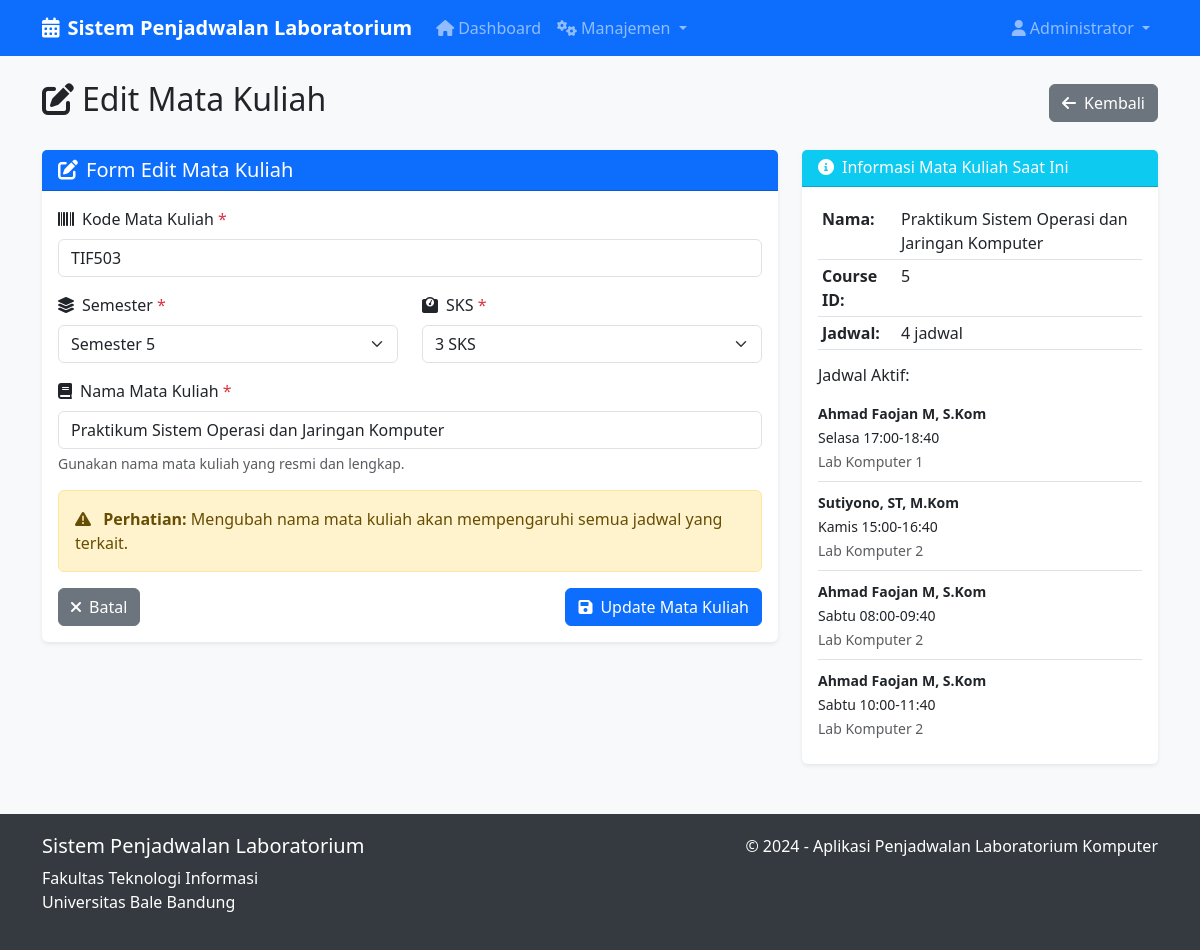
/courses/edit/5 (signed in), run on an earlier commit of the app's database.
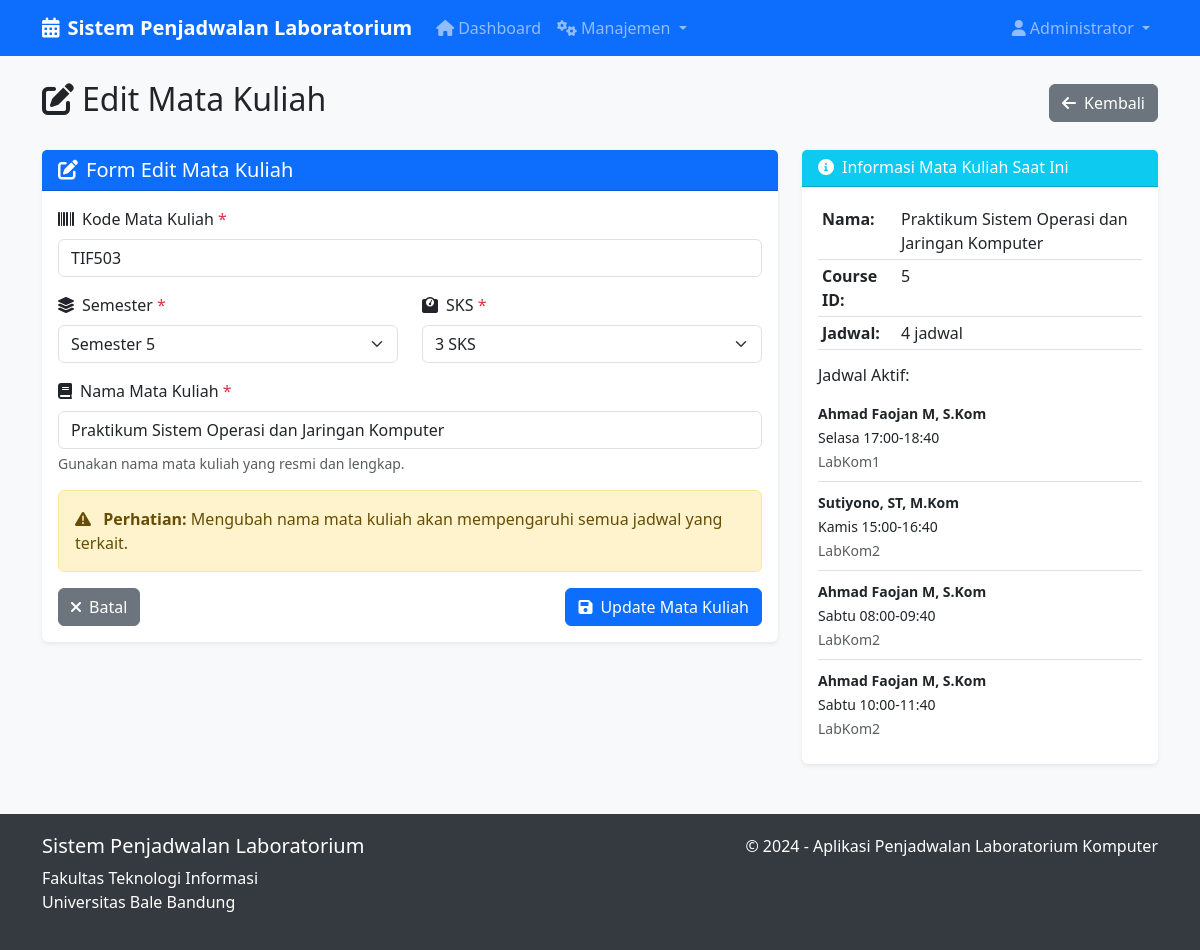
And on a later commit of the database.
### app.py (models this page shows)
class Schedule(db.Model):
    id = db.Column(db.Integer, primary_key=True)
    course_id = db.Column(db.Integer, db.ForeignKey('course.id'), nullable=False)
    lecturer_id = db.Column(db.Integer, db.ForeignKey('user.id'), nullable=False)
    lab_id = db.Column(db.Integer, db.ForeignKey('lab.id'), nullable=False)
    day = db.Column(db.String(10), nullable=False)  # Senin, Selasa, etc.
    time_slot = db.Column(db.String(20), nullable=False)  # 08:00-10:00, etc.
    class_name = db.Column(db.String(5), nullable=False)  # A, B, C
    created_at = db.Column(db.DateTime, default=datetime.utcnow)

class Lab(db.Model):
    id = db.Column(db.Integer, primary_key=True)
    lab_name = db.Column(db.String(50), nullable=False)
    capacity = db.Column(db.Integer, nullable=False)
    schedules = db.relationship('Schedule', backref='laboratory', lazy=True)

class User(db.Model):
    id = db.Column(db.Integer, primary_key=True)
    username = db.Column(db.String(80), unique=True, nullable=False)
    password = db.Column(db.String(120), nullable=False)
    role = db.Column(db.String(20), nullable=False)  # admin, staff, lecturer
    full_name = db.Column(db.String(100), nullable=False)
    schedules = db.relationship('Schedule', backref='lecturer', lazy=True)

### app.py (the view, shortened to what this page needs)
@app.route('/courses/edit/<int:id>', methods=['GET', 'POST'])
@role_required('admin', 'staff')
def edit_course(id):
    course = Course.query.get_or_404(id)
    return render_template('edit_course.html', course=course)

### app.py (called while the page is built)
def role_required(*roles):
    def decorator(f):
        from functools import wraps
        @wraps(f)
        def decorated_function(*args, **kwargs):
            if 'user_id' not in session:
                flash('Silakan login terlebih dahulu', 'danger')
                return redirect(url_for('login'))
            user = User.query.get(session['user_id'])
            if user.role not in roles:
                flash('Anda tidak memiliki akses ke halaman ini', 'danger')
                return redirect(url_for('dashboard'))
            return f(*args, **kwargs)
        return decorated_function
    return decorator

### templates/edit_course.html (shortened to what the changed rows need)
{% extends "base.html" %}
{% block content %}
<div class="row">
    <div class="col-12">
        <div class="d-flex justify-content-between align-items-center mb-4">
            <h2><i class="fas fa-edit me-2"></i>Edit Mata Kuliah</h2>
        </div>
    </div>
</div>
<div class="row">
    <div class="col-md-4">
        <div class="card">
            <div class="card-body">
                {% if course.schedules %}
                <div class="list-group list-group-flush">
                    {% for schedule in course.schedules[:5] %}
                    <div class="list-group-item px-0">
                        <small>
                            <strong>{{ schedule.lecturer.full_name }}</strong><br>
                            {{ schedule.day }} {{ schedule.time_slot }}<br>
                            <span class="text-muted">{{ schedule.laboratory.lab_name }}</span>
                        </small>
                    </div>
                    {% endfor %}
                </div>
                {% endif %}
            </div>
        </div>
    </div>
</div>
{% endblock %}

What changed in the data, as far as the page shows it:
changed through a linked row, Schedule "Selasa": laboratory.lab_name "Lab Komputer 1" → "LabKom1"
changed through a linked row, Schedule "Kamis": laboratory.lab_name "Lab Komputer 2" → "LabKom2"
changed through a linked row, Schedule (number 3 of 4 on the later page): laboratory.lab_name "Lab Komputer 2" → "LabKom2"
changed through a linked row, Schedule (number 4 of 4 on the later page): laboratory.lab_name "Lab Komputer 2" → "LabKom2"
